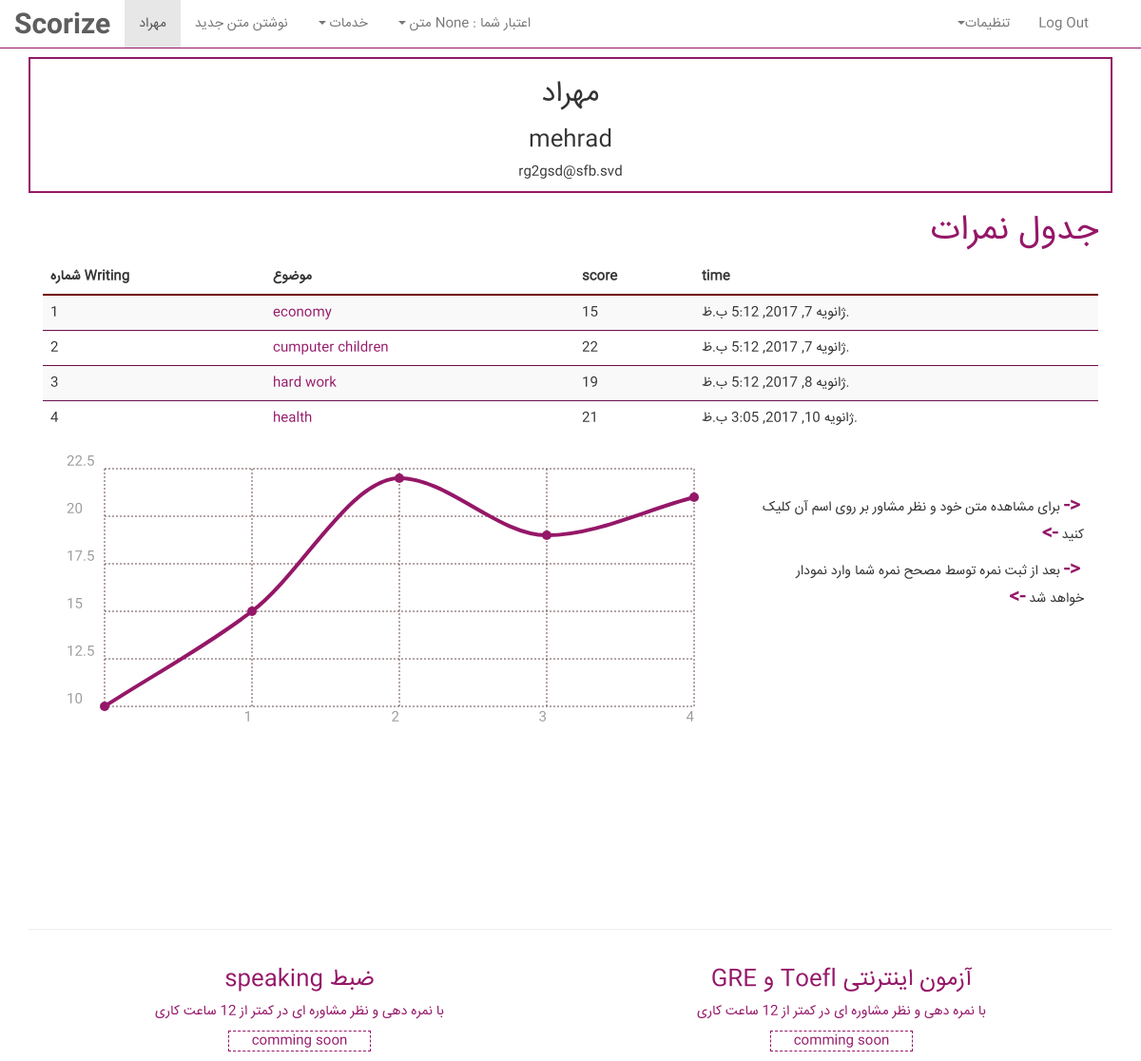
The page /profile/ (signed in) on the database its author committed.
### user_profile/models.py (models this page shows, shortened)
class User(AbstractUser):
    credit= models.CharField(max_length=10, null=True, blank=True)
    teacher=models.BooleanField(
        _('teacher'),
        default=False,
        help_text=_(
            'Designates whether this user can edit the scor??. '
        ),
    )

class Writing(models.Model):
    author=models.ForeignKey(User)
    text=models.TextField(max_length=10000)
    title = models.CharField(max_length=3000,  default='untitled')
    time = models.DateTimeField(auto_now_add=True)
    moshaver=models.TextField(default='نظر مشاور ثبت نشده است.')
    corrector=models.CharField(max_length=30, null=True, blank=True)
    score=models.CharField(max_length=10, default='0')
    grammer=models.CharField(max_length=10000, null=True, blank=True)
    vocab=models.CharField(max_length=10000, null=True, blank=True)
    unity=models.CharField(max_length=10000, null=True, blank=True)
    oad=models.CharField(max_length=10000, null=True, blank=True)
    wordchoice=models.CharField(max_length=10000, null=True, blank=True)
    adress=models.CharField(max_length=10000, null=True, blank=True)
    grammersc=models.CharField(max_length=10000, null=True, blank=True)
    vocabsc=models.CharField(max_length=10000, null=True, blank=True)
    unitysc=models.CharField(max_length=10000, null=True, blank=True)
    oadsc=models.CharField(max_length=10000, null=True, blank=True)
    wordchoicesc=models.CharField(max_length=10000, null=True, blank=True)
    adresssc=models.CharField(max_length=10000, null=True, blank=True)

### user_profile/views.py (the view)
@login_required(login_url='user_profile:login')
def index(request):
    current_user = request.user
    if current_user.teacher :
        return redirect('corrector:teacherindex')
    exam = current_user.writing_set.all()
    context = {
        'user': current_user,
        'exam': exam
    }
    return render(request, 'user_profile/index.html',context)

### user_profile/templates/user_profile/index.html (shortened to what this page needs)
{% extends "user_profile/base.html" %}
{% load static %}
{% block nav %}
    {{ user.first_name }}
{% endblock %}
{% block head %}
    <link rel="stylesheet" href="{% static 'user_profile/chartist.min.css' %}">
{% endblock %}
{% block content %}
    <div class="container">
    <div class="text-center" style="border: 2px solid rgb(149,23,104)" >
        <h2>{{ user.first_name }}</h2>
        <h3>{{ user.username }}</h3>
        <p>{{ user.email }}</p>
    </div>
<div class="container-fluid">
{% if exam %}
<h1 style="color: rgb(149,23,104)"> جدول نمرات</h1>
 <table class="table table-striped" style="direction: ltr" id="myTable" >
    <thead >
        <tr >
            <th >شماره Writing</th>
            <th >موضوع</th>
            <th >score</th>
            <th>time</th>
        </tr>
    </thead>
    <tbody>
        {% for item in exam %}
            <tr>
                <td>{{ forloop.counter }}</td>
                <td><a data-toggle="modal" data-target="#{{ forloop.counter }}a" style="color: rgb(149,23,104); cursor: pointer">{{ item.title }}</a></td>
                <td>{{ item.score }}</td>
                <td>{{ item.time }}</td>
            </tr>
           <div class="modal fade " id="{{ forloop.counter }}a">
        {% endfor %}
    </tbody>
 </table>
    <div class="col-sm-8">
    <div class="ct-chart ct-golden-section" style="height: 30rem" ></div>
    </div>
    <div class="col-sm-4">
    <br>
    <br>
    <p><mark><-</mark>برای مشاهده متن خود و نظر مشاور بر روی اسم آن کلیک کنید<mark>-></mark></p>
    <p><mark><-</mark>بعد از ثبت نمره توسط مصحح نمره شما وارد نمودار خواهد شد<mark>-></mark></p>
    </div>
    </div>
    {% else %}
    <br>
            <div class="text-center">
                <p style="">متن خود را ثبت کنید تا <mark>کمتر از 12 </mark> ساعت آینده تصحیح شده با نمره و نظر مشاوره دریافت کنید </p>
                <a href="{% url 'user_profile:NewWriting' %}" class="btn btn-tst " role="button"><h2>تست رایگان writing  </h2></a>
            </div>
    {% endif %}
    <br>
    <br>
    <hr>
    <div class="col-sm-6 text-center" style="color: #951768 ">
        <h3>ضبط speaking</h3>
        <P>با نمره دهی و نظر مشاوره ای در کمتر از 12 ساعت کاری</P>
        <p class="center-block" style="border: 1px dashed #951768; width: 150px">comming soon</p>
    </div><div class="col-sm-6 text-center" style="color: #951768 ">
        <h3>آزمون اینترنتی Toefl و GRE</h3>
        <P>با نمره دهی و نظر مشاوره ای در کمتر از 12 ساعت کاری</P>
        <p class="center-block" style="border: 1px dashed #951768; width: 150px">comming soon</p>
    </div>
</div>
{% endblock %}

### user_profile/templates/user_profile/index.html (style rules this page uses)
body { direction: rtl }
mark { background: none; color: rgb(149,23,104); font-weight: bold; font-size: 20px; }
.table > thead > tr > th, .table > tbody > tr > th, .table > tfoot > tr > th, .table > thead > tr > td, .table > tbody > tr > td, .table > tfoot > tr > td { border-top: 1px solid rgb(106, 17, 75) }
.table > thead > tr > th { border-bottom: 2px solid #710000; }

### rows shown on the page
User: first_name "مهراد", username "mehrad", email "rg2gsd@sfb.svd"
Writing: title "economy", score "15", time "ژانویه 7, 2017, 5:12 ب.ظ."
Writing: title "cumputer children", score "22", time "ژانویه 7, 2017, 5:12 ب.ظ."
Writing: title "hard work", score "19", time "ژانویه 8, 2017, 5:12 ب.ظ."
Writing: title "health", score "21", time "ژانویه 10, 2017, 3:05 ب.ظ."
